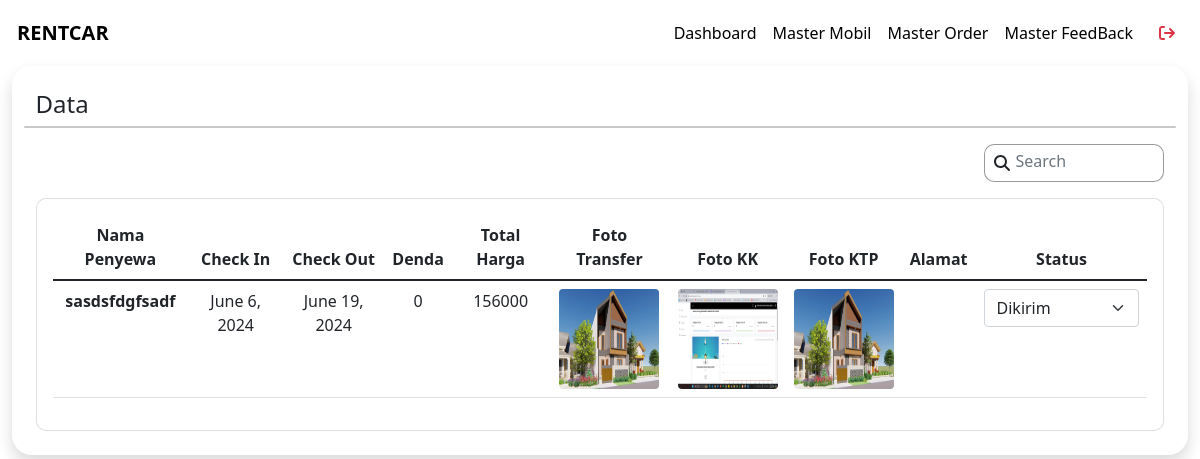
Before: /pesanan/manage-order/ (signed in) with the older database file.
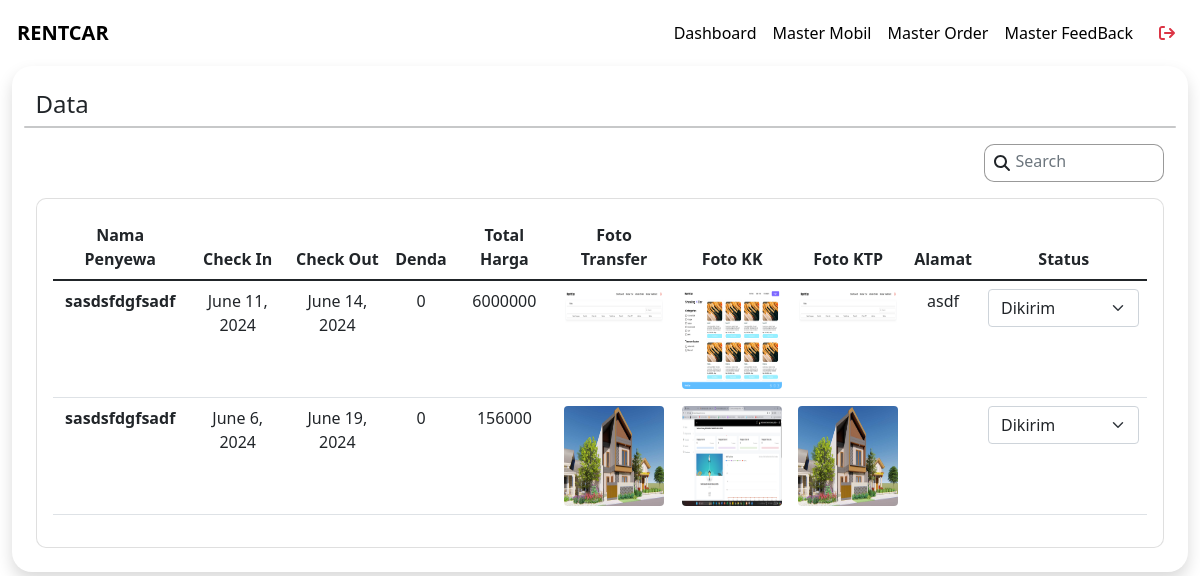
After: the same page with the newer database file.
### pesanan/models.py (models this page shows, shortened)
class Order(models.Model):
    id_user = models.ForeignKey(User, on_delete=models.CASCADE)
    start_date = models.DateField()
    end_date = models.DateField()
    grand_total = models.BigIntegerField()
    STATUS_CHOICES = (
        ("Belum Terkonfirmasi", "Belum Terkonfirmasi"),
        ("Terkonfirmasi", "Terkonfirmasi"),
        ("Dikirim", "Dikirim"),
    )
    status = models.CharField(max_length=20, choices=STATUS_CHOICES)
    payment_receipt_image_path = models.ImageField(upload_to="images/")
    photo_kk = models.ImageField(upload_to="images/")
    photo_ktp = models.ImageField(upload_to="images/")
    telephone = models.IntegerField()
    address = models.TextField()
    created_at = models.DateField(auto_now_add=True)
    updated_at = models.DateTimeField(auto_now=True)
    fine = models.BigIntegerField(default=0)

### user/models.py (models this page shows, shortened)
class User(AbstractUser):
    role_list = (
        (ADMIN, 'Admin'),
        (USER, 'User')
    )
    email = models.EmailField(max_length=255, unique=True)  # Set max_length to 255 and make email unique
    username = models.CharField(max_length=50, unique=True)
    role = models.CharField(max_length=100, choices=role_list, default=USER)
    text_password = models.CharField(max_length=100, blank=True, null=True)
    USERNAME_FIELD = 'username'
    REQUIRED_FIELDS = ['first_name', 'last_name', 'email']

### pesanan/views.py (the view)
# urls.py: path('manage-order/', views.manageOrder, name="manageOrder"),
def manageOrder(request):
    current_user = request.user
    if not request.user.is_superuser:
        return redirect("user:loginAdmin")
    search_query = request.GET.get('search', '')
    orders = Order.objects.all().order_by('-updated_at')
    if search_query:
        orders = orders.filter(id_user__username__icontains=search_query)
    context = {
        'orders': orders,
        'search_query': search_query,
    }
    return render(request, 'admin/manageOrder.html', context)

### templates/admin/manageOrder.html (shortened to what the changed rows need)
{% extends '../base.html' %}
{% load static %}
{% block headers %}
<link href="{% static 'css/admin/manageOrder.css' %}" rel="stylesheet" type="text/css">
{% endblock headers %}
{% block contents %}
<div class="wrapper">
    <div class="tabel shadow">
        <div class="row">
            <div class="col-12 col-xl-12 mb-4 mb-lg-0">
                <div class="card">
                    <div class="card-body">
                        <div class="table-responsive">
                            <table class="table">
                                <thead>
                                    <tr>
                                        <th class="text-center">Nama Penyewa</th>
                                        <th class="text-center">Check In</th>
                                        <th class="text-center">Check Out</th>
                                        <th class="text-center">Denda</th>
                                        <th class="text-center">Total Harga</th>
                                        <th class="text-center">Foto Transfer</th>
                                        <th class="text-center">Foto KK</th>
                                        <th class="text-center">Foto KTP</th>
                                        <th class="text-center">Alamat</th>
                                        <th class="text-center">Status</th>
                                    </tr>
                                </thead>
                                <tbody>
                                    {% if orders %}
                                    {% for order in orders %}
                                    <tr>
                                        <th class="text-center">{{ order.id_user.username }}</th>
                                        <td class="text-center">{{ order.start_date }}</td>
                                        <td class="text-center">{{ order.end_date }}</td>
                                        <td class="text-center">{{ order.fine }}</td>
                                        <td class="text-center">{{ order.grand_total }}</td>
                                        <td class="text-center"><img src="{{ order.payment_receipt_image_path.url }}" alt="Product Image" style="width: 100px; height: 100px;" class="rounded"></td>
                                        <td class="text-center"><img src="{{ order.photo_kk.url }}" alt="Product Image" style="width: 100px; height: 100px;" class="rounded"></td>
                                        <td class="text-center"><img src="{{ order.photo_ktp.url }}" alt="Product Image" style="width: 100px; height: 100px;" class="rounded"></td>
                                        <td class="text-center">{{ order.address }}</td>
                                        <td class="text-center">
                                            <form action="{% url 'pesanan:updateStatus' id_order=order.id %}" method="POST">
                                                <select class="form-select shadow-none" name="status" onchange="this.form.submit()">
                                                    <option value="Dikirim" {% if order.status == 'Dikirim' %} selected {% endif %}>Dikirim</option>
                                                </select>
                                            </form>
                                        </td>
                                    </tr>
                                    {% endfor %}
                                    {% else %}
                                    <tr>
                                        <td class="text-center" colspan="10">tidak ditemukan</td>
                                    </tr>
                                    {% endif %}
                                </tbody>
                            </table>
                        </div>
                    </div>
                </div>
            </div>
        </div>
    </div>
</div>
{% endblock contents %}

Changed rows visible on the page:
added Order: id_user.username "sasdsfdgfsadf", start_date "June 11, 2024", end_date "June 14, 2024", fine "0", grand_total "6000000", payment_receipt_image_path (picture), photo_kk (picture), photo_ktp (picture), address "asdf", status "Dikirim"
